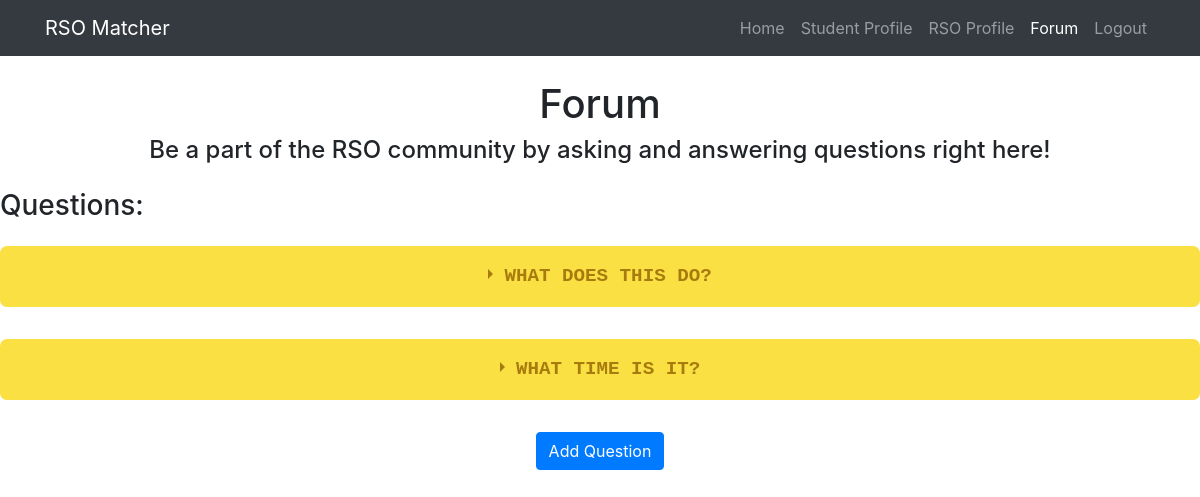
/RSOMatcher/forum.php (signed in), run on an earlier commit of the app's database.
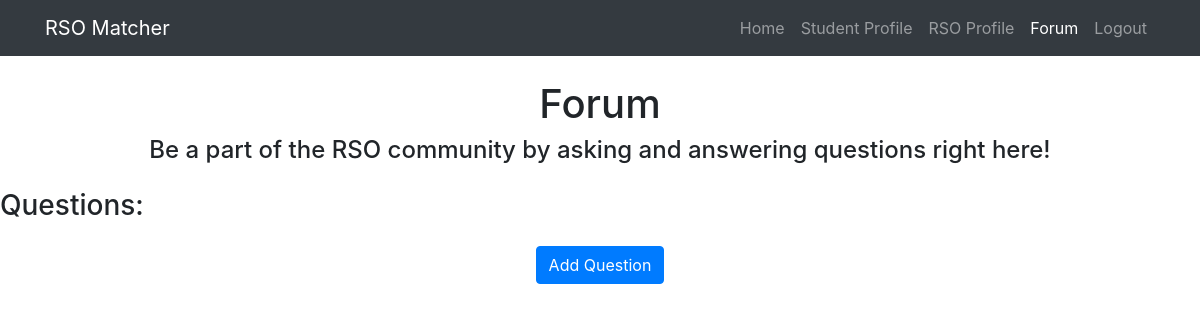
And on a later commit of the database.
### tables this page shows
CREATE TABLE `questions` (
  `q_id` int(11) NOT NULL,
  `q_title` text NOT NULL
);

### RSOMatcher/forum.php (the view, shortened to what this page needs)
<?php
if(isset($_SESSION['sig']))
{
        $logbutton = "Logout";
        $logdata = "logout.php";
} else {
        $logbutton = "Login";
        $logdata = "login.php";
}
?>
<!DOCTYPE html>
<html lang="en">
<head>
  <link href="css/bootstrap.min.css" rel="stylesheet">
</head>
<body>
  <nav class="navbar navbar-expand-lg navbar-dark bg-dark static-top">
    <div class="container">
      <a class="navbar-brand" href="index.php">RSO Matcher</a>
      <div class="collapse navbar-collapse" id="navbarResponsive">
        <ul class="navbar-nav ml-auto">
          <li class="nav-item">
            <a class="nav-link" href="index.php">Home</a>
          </li>
          <li class="nav-item">
            <a class="nav-link" href="studentprofile.php">Student Profile</a>
          </li>
          <li class="nav-item">
            <a class="nav-link" href="rsoprofile.php">RSO Profile</a>
          </li>
          <li class="nav-item active">
            <a class="nav-link" href="forum.php">Forum</a>
          </li>
          <li class="nav-item">
            <a class="nav-link" href=<?php echo"$logdata"?>><?php echo"$logbutton"?></a>
          </li>
        </ul>
      </div>
    </div>
  </nav>
  <h1 class="text-center mt-4">Forum</h4>
  <h4 class="text-center mb-4">Be a part of the RSO community by asking and answering questions right here!</h6>
<h3 class="text mb-4">Questions:</h6>
<?php
include('db_login.php');
$query=mysqli_query($link, "SELECT * from questions");
while($newrow = mysqli_fetch_assoc($query)) {
?>
  <div class="wrap-collabsible">
    <label for=<?php echo $newrow['q_id'] ?> class="lbl-toggle"><?php echo $newrow['q_title'] ?></label>
  </div>
  <br>
<?php
}
 ?>
<center>
<button type="button" class="btn btn-primary" data-toggle="modal" data-target="#addQ" data-whatever="@getbootstrap">Add Question</button>
</body>
</html>

What changed in the data, as far as the page shows it:
removed questions: q_title "WHAT DOES THIS DO?"
removed questions: q_title "WHAT TIME IS IT?"
